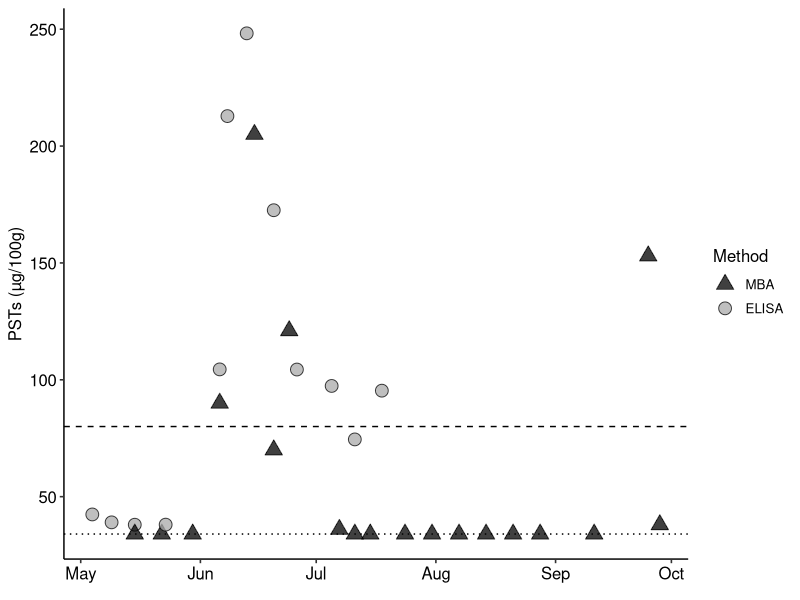
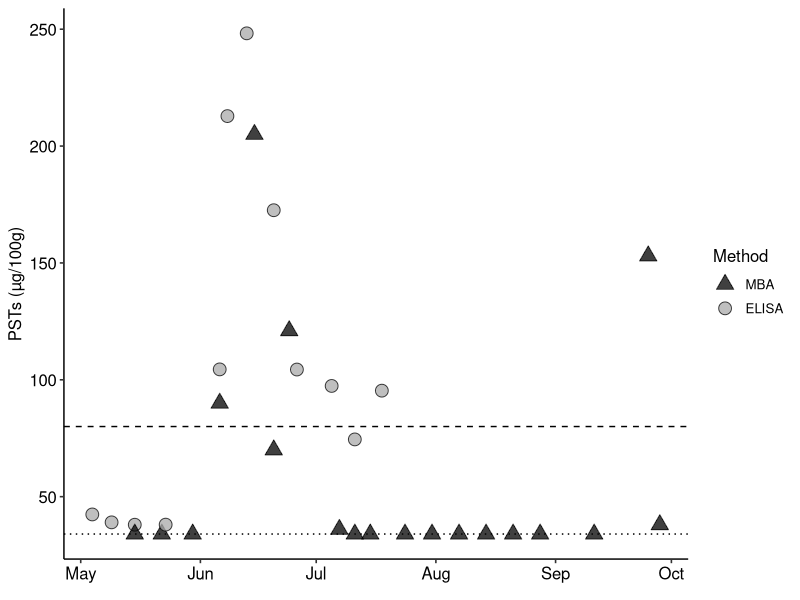
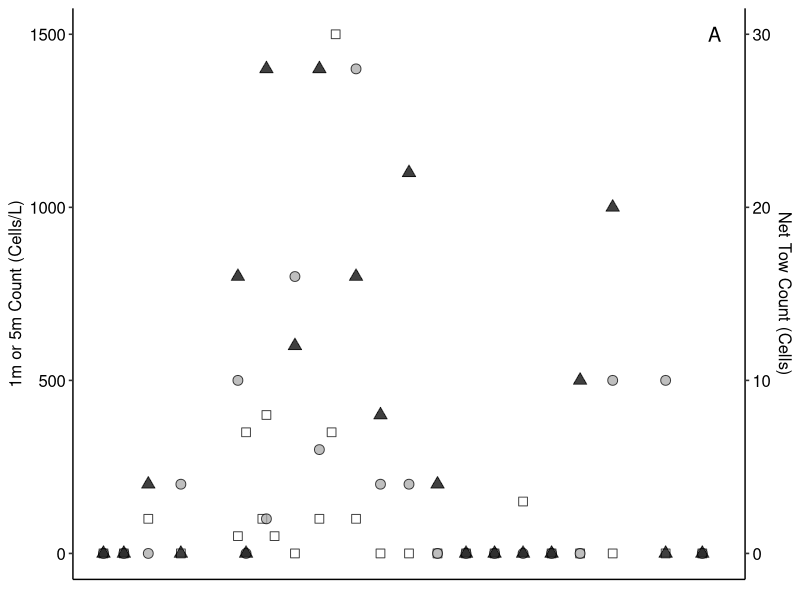

Here is the R script that generated these plots, in order: (Note: this script raises an error after producing the figures.)
## ---- chunk 1
knitr::opts_chunk$set(echo = TRUE)
## ---- chunk 2
#install.packages("tidyverse")
#install.packages("ggpubr")
#install.packages("patchwork")
## ---- chunk 3
library(tidyverse)
library(ggpubr)
library(patchwork)
## ---- chunk 4
psts <- read.csv("../Data/Oyster_PSTs.csv")
alex <- read.csv("../Data/Alexandrium_MicroscopeCounts.csv")
qpcr <- read.csv("../Data/Alexandrium_qPCR_Results.csv")
## ---- chunk 5
psts$Date <- as.Date(psts$Date, "%m/%d/%Y")
alex$Date <- as.Date(alex$Date, "%m/%d/%Y")
qpcr$Date <- as.Date(qpcr$Date, "%m/%d/%Y")
qpcr <- subset(qpcr, qpcr$Sample_Type == "Sample")
qpcr <- subset(qpcr, qpcr$Quantity_Corrected >= 63.98)
## ---- chunk 6
pst_time <- ggplot(psts, aes(x = Date, y = Tox_ug_100g, fill = Method, shape = Method)) + 
  scale_fill_manual(values = c("black", "darkgray"), labels = c("MBA", "ELISA")) +
  scale_shape_manual(values = c(24, 21), labels = c("MBA", "ELISA")) +
  geom_point(size = 4, color = "black", alpha = 0.75) +
  theme_pubr() +
  theme(legend.position = "right") +
  labs(
    x = element_blank(),
    y = "PSTs (\u00b5g/100g)")  +
  geom_hline(yintercept = 80, linetype = "dashed") +
  geom_hline(yintercept = 34, linetype = "dotted")
pst_time
## ---- chunk 7
jpeg("../Figures/Fig7.jpg", width = 8, height = 5, units="in", res=600)
pst_time
## ---- chunk 8
counts_time <- ggplot(alex, aes(x=Date)) +
  
  geom_point(aes(y=Count_Net*50), fill = "white", shape = 22, size = 3, alpha = 0.75) + 
  geom_point(aes(y=Count_1m_L), fill = "darkgray", shape = 21, size = 3, alpha = 0.75) +
  geom_point(aes(y=Count_5m_L), fill = "black", shape = 24, size = 3, alpha = 0.75) +
  scale_y_continuous(
    name = "1m or 5m Count (Cells/L)",
    sec.axis = sec_axis(~ . / 50, name = "Net Tow Count (Cells)")
  ) +
  theme_pubr() +
  annotate("text", x=as.Date("2023-10-01"), y=1500, label = "A", size = 5) +
  labs(x = element_blank()) + 
  theme(axis.text.x = element_blank(), axis.ticks.x = element_blank()) 

counts_time

#add legend for different methods
## ---- chunk 9
qpcr_mean <- aggregate(Copies_L_Corrected ~ Date, data = qpcr, FUN = mean)
qpcr_time <- ggplot(qpcr_mean, aes(x = Date, y = Copies_L_Corrected)) + 
  geom_point(size = 3, shape = 1) + 
  theme_pubr() + 
  scale_y_continuous(trans="log10") +
  labs(x = element_blank(), y = "qPCR Quantity (Copy Number/L; Log-transformed)") +
  annotate("text", x=as.Date("2023-10-01"), y=1e+09, label = "B", size = 5)
 qpcr_time
## ---- chunk 10
jpeg("../Figures/Fig8.jpg", width = 8, height = 10, units="in", res=600)
counts_time /
  qpcr_time
